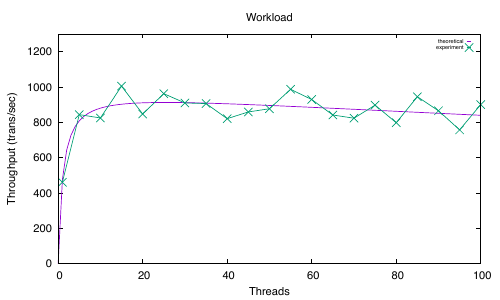

This chart was generated by the following gnuplot code:
set terminal pdf
set output './throughput.pdf'
set xlabel 'Client Threads (concurrency)'
set ylabel 'Throughput (trans/sec)'
set title 'Workload (Throughput)'
set key samplen 0.1 spacing 1.1 font ",6"

lambda1 = 418.3559683481
delta1 = 0.3952710478
kappa1 = 0.0007405161

usl(x) = (lambda1*x)/(1 + delta1*(x-1) + kappa1*x*(x-1))

set xlabel 'Threads'
set ylabel 'Throughput (trans/sec)'
set title 'Workload'
plot [0:100] [0:1300] usl(x) title 'theoretical', './throughput.dat' using ($1):($2) title 'experiment' with linespoints 
